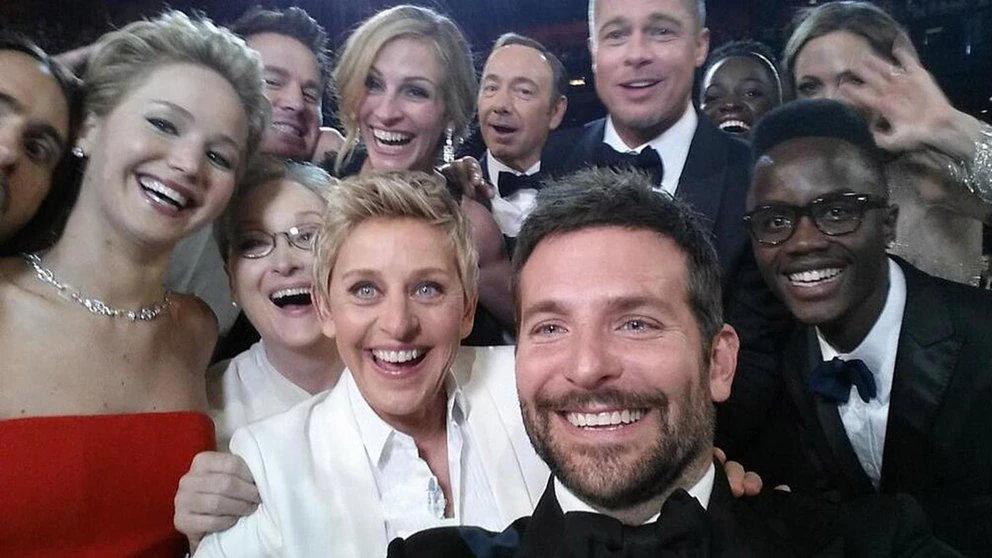
#> input picture PIL/image.png, 992 x 558 px
$ python main.py
#> lines starting #> are read from the running program, lines starting #| are printed output that depends on the picture
''' Usando Python y PIL para procesamiento de imagenes'''

#%% Cargando las librerias necesarias
from PIL import Image, ImageFilter

#%% Ruta donde se encuentra nuestra imagen
path_image = 'image.png'

#%% Conversion a escala de grises
img = Image.open(path_image).convert('LA')
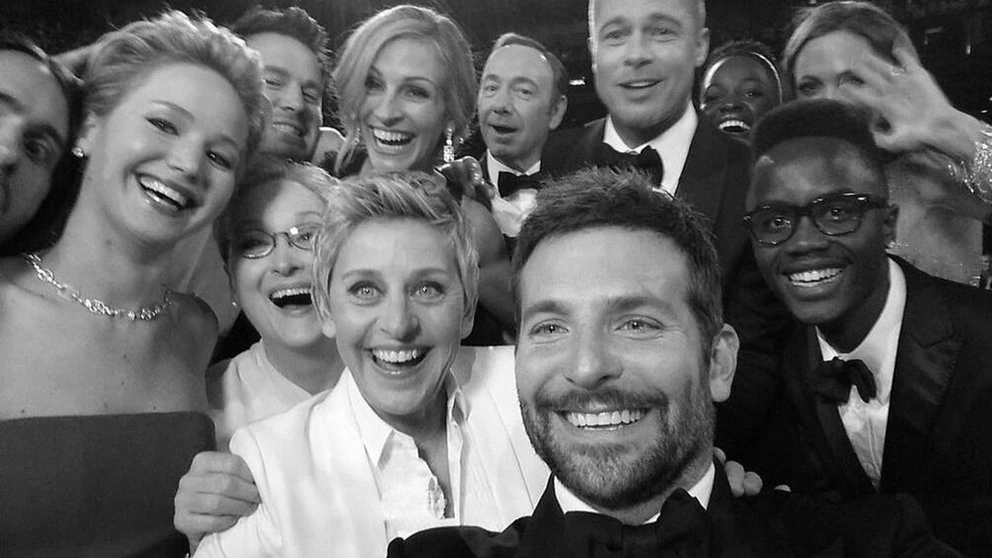
#> img: PIL image 992x558 LA; mean R, G, B, A 97.3, 97.3, 97.3, 255
img.show()

#%% Filtro para desenfocar imagen
img = Image.open(path_image).filter(ImageFilter.BoxBlur(30))
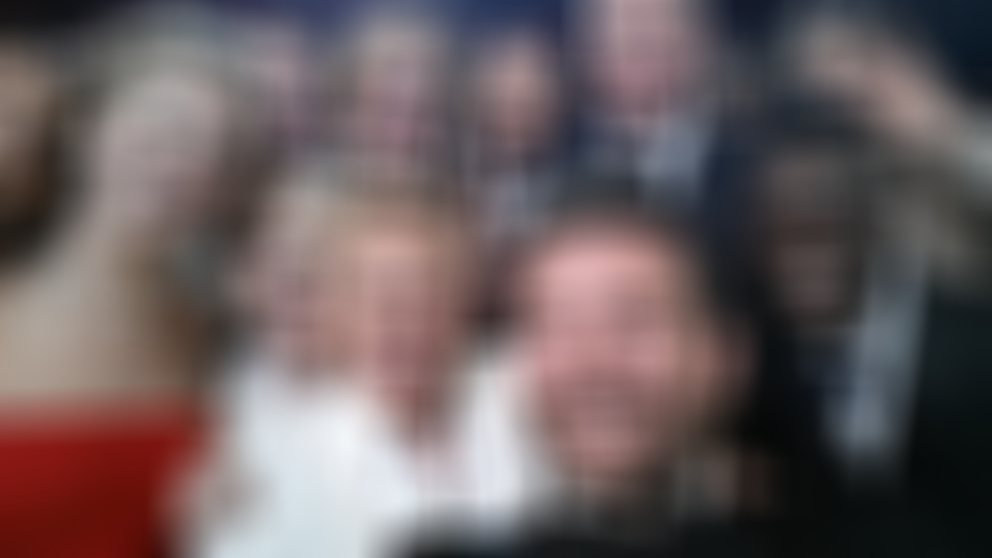
#> img: PIL image 992x558 RGB; mean R, G, B 105.8, 93.2, 94.7
img.show()

#%% Filtro para encontrar bordes
img = Image.open(path_image).filter(ImageFilter.FIND_EDGES)
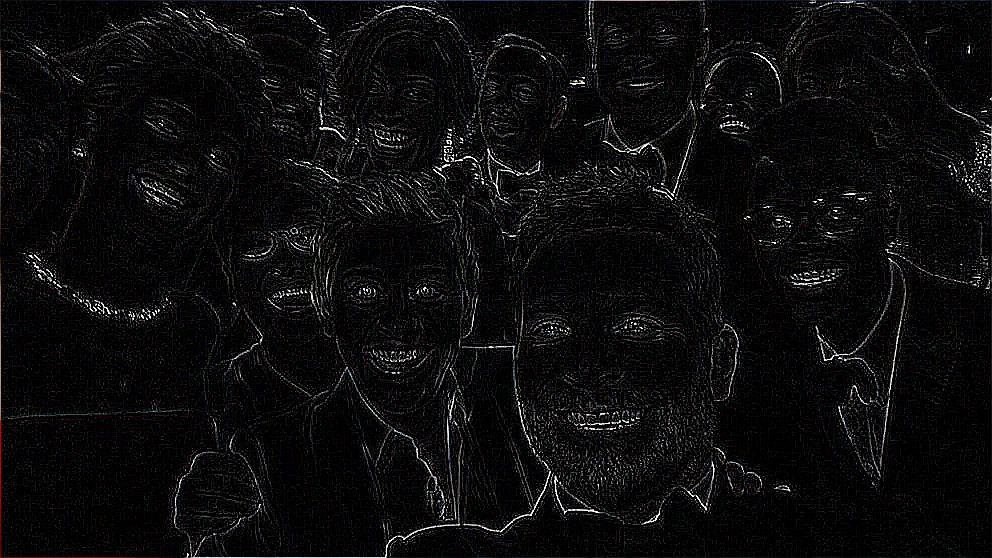
#> img: PIL image 992x558 RGB; mean R, G, B 12.1, 11.9, 12.1
img.show()

#%% Filtro para contornos
img = Image.open(path_image).filter(ImageFilter.CONTOUR)
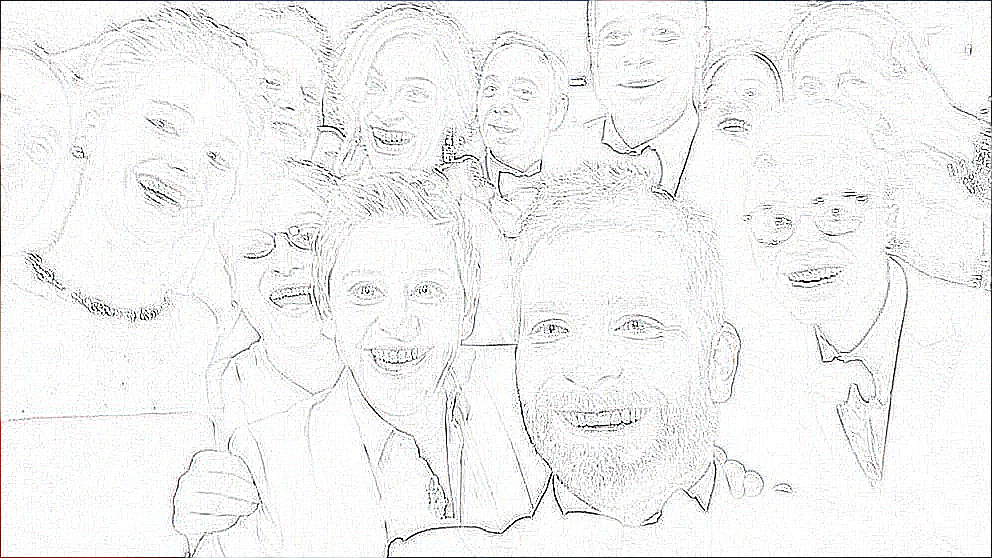
#> img: PIL image 992x558 RGB; mean R, G, B 242.2, 242.2, 242.1
img.show()
